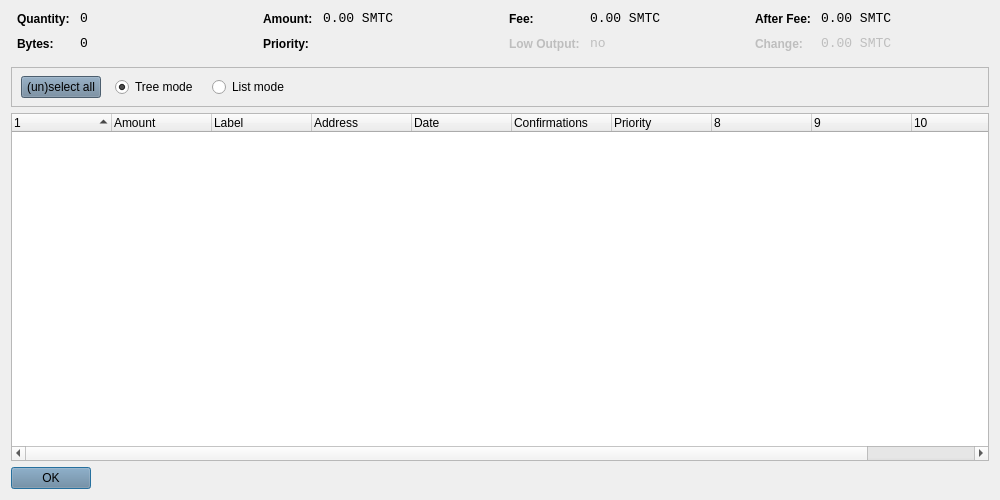
<?xml version="1.0" encoding="UTF-8"?>
<ui version="4.0">
 <class>CoinControlDialog</class>
 <widget class="QDialog" name="CoinControlDialog">
  <property name="geometry">
   <rect>
    <x>0</x>
    <y>0</y>
    <width>1000</width>
    <height>500</height>
   </rect>
  </property>
  <property name="windowTitle">
   <string>Coin Control</string>
  </property>
  <property name="styleSheet">
   <string notr="true">background-image: url(:/images/bkg);</string>
  </property>
  <layout class="QVBoxLayout" name="verticalLayout">
   <item>
    <layout class="QHBoxLayout" name="horizontalLayoutTop" stretch="0,0,0,0">
     <property name="topMargin">
      <number>0</number>
     </property>
     <property name="bottomMargin">
      <number>10</number>
     </property>
     <item>
      <layout class="QFormLayout" name="formLayoutCoinControl1">
       <property name="horizontalSpacing">
        <number>10</number>
       </property>
       <property name="verticalSpacing">
        <number>10</number>
       </property>
       <property name="leftMargin">
        <number>6</number>
       </property>
       <property name="rightMargin">
        <number>6</number>
       </property>
       <item row="0" column="0">
        <widget class="QLabel" name="labelCoinControlQuantityText">
         <property name="styleSheet">
          <string notr="true">font-weight:bold;</string>
         </property>
         <property name="text">
          <string>Quantity:</string>
         </property>
        </widget>
       </item>
       <item row="0" column="1">
        <widget class="QLabel" name="labelCoinControlQuantity">
         <property name="font">
          <font>
           <family>Monospace</family>
           <pointsize>10</pointsize>
          </font>
         </property>
         <property name="cursor">
          <cursorShape>IBeamCursor</cursorShape>
         </property>
         <property name="contextMenuPolicy">
          <enum>Qt::ActionsContextMenu</enum>
         </property>
         <property name="styleSheet">
          <string notr="true">background-image: url(:/images/bgbfree);</string>
         </property>
         <property name="text">
          <string notr="true">0</string>
         </property>
         <property name="textInteractionFlags">
          <set>Qt::LinksAccessibleByMouse|Qt::TextSelectableByKeyboard|Qt::TextSelectableByMouse</set>
         </property>
        </widget>
       </item>
       <item row="1" column="0">
        <widget class="QLabel" name="labelCoinControlBytesText">
         <property name="styleSheet">
          <string notr="true">font-weight:bold;background-image: url(:/images/bgbfree);</string>
         </property>
         <property name="text">
          <string>Bytes:</string>
         </property>
        </widget>
       </item>
       <item row="1" column="1">
        <widget class="QLabel" name="labelCoinControlBytes">
         <property name="font">
          <font>
           <family>Monospace</family>
           <pointsize>10</pointsize>
          </font>
         </property>
         <property name="cursor">
          <cursorShape>IBeamCursor</cursorShape>
         </property>
         <property name="contextMenuPolicy">
          <enum>Qt::ActionsContextMenu</enum>
         </property>
         <property name="styleSheet">
          <string notr="true">background-image: url(:/images/bgbfree);</string>
         </property>
         <property name="text">
          <string notr="true">0</string>
         </property>
         <property name="textInteractionFlags">
          <set>Qt::LinksAccessibleByMouse|Qt::TextSelectableByKeyboard|Qt::TextSelectableByMouse</set>
         </property>
        </widget>
       </item>
      </layout>
     </item>
     <item>
      <layout class="QFormLayout" name="formLayoutCoinControl2">
       <property name="horizontalSpacing">
        <number>10</number>
       </property>
       <property name="verticalSpacing">
        <number>10</number>
       </property>
       <property name="leftMargin">
        <number>6</number>
       </property>
       <property name="rightMargin">
        <number>6</number>
       </property>
       <item row="0" column="0">
        <widget class="QLabel" name="labelCoinControlAmountText">
         <property name="styleSheet">
          <string notr="true">font-weight:bold;background-image: url(:/images/bgbfree);</string>
         </property>
         <property name="text">
          <string>Amount:</string>
         </property>
        </widget>
       </item>
       <item row="0" column="1">
        <widget class="QLabel" name="labelCoinControlAmount">
         <property name="font">
          <font>
           <family>Monospace</family>
           <pointsize>10</pointsize>
          </font>
         </property>
         <property name="cursor">
          <cursorShape>IBeamCursor</cursorShape>
         </property>
         <property name="contextMenuPolicy">
          <enum>Qt::ActionsContextMenu</enum>
         </property>
         <property name="styleSheet">
          <string notr="true">background-image: url(:/images/bgbfree);</string>
         </property>
         <property name="text">
          <string notr="true">0.00 SMTC</string>
         </property>
         <property name="textInteractionFlags">
          <set>Qt::LinksAccessibleByMouse|Qt::TextSelectableByKeyboard|Qt::TextSelectableByMouse</set>
         </property>
        </widget>
       </item>
       <item row="1" column="0">
        <widget class="QLabel" name="labelCoinControlPriorityText">
         <property name="styleSheet">
          <string notr="true">font-weight:bold;background-image: url(:/images/bgbfree);</string>
         </property>
         <property name="text">
          <string>Priority:</string>
         </property>
        </widget>
       </item>
       <item row="1" column="1">
        <widget class="QLabel" name="labelCoinControlPriority">
         <property name="font">
          <font>
           <family>Monospace</family>
           <pointsize>10</pointsize>
          </font>
         </property>
         <property name="cursor">
          <cursorShape>IBeamCursor</cursorShape>
         </property>
         <property name="contextMenuPolicy">
          <enum>Qt::ActionsContextMenu</enum>
         </property>
         <property name="styleSheet">
          <string notr="true">background-image: url(:/images/bgbfree);</string>
         </property>
         <property name="text">
          <string/>
         </property>
         <property name="textInteractionFlags">
          <set>Qt::LinksAccessibleByMouse|Qt::TextSelectableByKeyboard|Qt::TextSelectableByMouse</set>
         </property>
        </widget>
       </item>
      </layout>
     </item>
     <item>
      <layout class="QFormLayout" name="formLayoutCoinControl3">
       <property name="horizontalSpacing">
        <number>10</number>
       </property>
       <property name="verticalSpacing">
        <number>10</number>
       </property>
       <property name="leftMargin">
        <number>6</number>
       </property>
       <property name="rightMargin">
        <number>6</number>
       </property>
       <item row="0" column="0">
        <widget class="QLabel" name="labelCoinControlFeeText">
         <property name="styleSheet">
          <string notr="true">font-weight:bold;</string>
         </property>
         <property name="text">
          <string>Fee:</string>
         </property>
        </widget>
       </item>
       <item row="0" column="1">
        <widget class="QLabel" name="labelCoinControlFee">
         <property name="font">
          <font>
           <family>Monospace</family>
           <pointsize>10</pointsize>
          </font>
         </property>
         <property name="cursor">
          <cursorShape>IBeamCursor</cursorShape>
         </property>
         <property name="contextMenuPolicy">
          <enum>Qt::ActionsContextMenu</enum>
         </property>
         <property name="styleSheet">
          <string notr="true">background-image: url(:/images/bgbfree);</string>
         </property>
         <property name="text">
          <string notr="true">0.00 SMTC</string>
         </property>
         <property name="textInteractionFlags">
          <set>Qt::LinksAccessibleByMouse|Qt::TextSelectableByKeyboard|Qt::TextSelectableByMouse</set>
         </property>
        </widget>
       </item>
       <item row="1" column="0">
        <widget class="QLabel" name="labelCoinControlLowOutputText">
         <property name="enabled">
          <bool>false</bool>
         </property>
         <property name="styleSheet">
          <string notr="true">font-weight:bold;background-image: url(:/images/bgbfree);</string>
         </property>
         <property name="text">
          <string>Low Output:</string>
         </property>
        </widget>
       </item>
       <item row="1" column="1">
        <widget class="QLabel" name="labelCoinControlLowOutput">
         <property name="enabled">
          <bool>false</bool>
         </property>
         <property name="font">
          <font>
           <family>Monospace</family>
           <pointsize>10</pointsize>
          </font>
         </property>
         <property name="cursor">
          <cursorShape>IBeamCursor</cursorShape>
         </property>
         <property name="contextMenuPolicy">
          <enum>Qt::ActionsContextMenu</enum>
         </property>
         <property name="styleSheet">
          <string notr="true">background-image: url(:/images/bgbfree);</string>
         </property>
         <property name="text">
          <string notr="true">no</string>
         </property>
         <property name="textInteractionFlags">
          <set>Qt::LinksAccessibleByMouse|Qt::TextSelectableByKeyboard|Qt::TextSelectableByMouse</set>
         </property>
        </widget>
       </item>
      </layout>
     </item>
     <item>
      <layout class="QFormLayout" name="formLayoutCoinControl4">
       <property name="horizontalSpacing">
        <number>10</number>
       </property>
       <property name="verticalSpacing">
        <number>10</number>
       </property>
       <property name="leftMargin">
        <number>6</number>
       </property>
       <property name="rightMargin">
        <number>6</number>
       </property>
       <item row="0" column="0">
        <widget class="QLabel" name="labelCoinControlAfterFeeText">
         <property name="styleSheet">
          <string notr="true">font-weight:bold;background-image: url(:/images/bgbfree);</string>
         </property>
         <property name="text">
          <string>After Fee:</string>
         </property>
        </widget>
       </item>
       <item row="0" column="1">
        <widget class="QLabel" name="labelCoinControlAfterFee">
         <property name="font">
          <font>
           <family>Monospace</family>
           <pointsize>10</pointsize>
          </font>
         </property>
         <property name="cursor">
          <cursorShape>IBeamCursor</cursorShape>
         </property>
         <property name="contextMenuPolicy">
          <enum>Qt::ActionsContextMenu</enum>
         </property>
         <property name="styleSheet">
          <string notr="true">background-image: url(:/images/bgbfree);</string>
         </property>
         <property name="text">
          <string notr="true">0.00 SMTC</string>
         </property>
         <property name="textInteractionFlags">
          <set>Qt::LinksAccessibleByMouse|Qt::TextSelectableByKeyboard|Qt::TextSelectableByMouse</set>
         </property>
        </widget>
       </item>
       <item row="1" column="0">
        <widget class="QLabel" name="labelCoinControlChangeText">
         <property name="enabled">
          <bool>false</bool>
         </property>
         <property name="styleSheet">
          <string notr="true">font-weight:bold;background-image: url(:/images/bgbfree);</string>
         </property>
         <property name="text">
          <string>Change:</string>
         </property>
        </widget>
       </item>
       <item row="1" column="1">
        <widget class="QLabel" name="labelCoinControlChange">
         <property name="enabled">
          <bool>false</bool>
         </property>
         <property name="font">
          <font>
           <family>Monospace</family>
           <pointsize>10</pointsize>
          </font>
         </property>
         <property name="cursor">
          <cursorShape>IBeamCursor</cursorShape>
         </property>
         <property name="contextMenuPolicy">
          <enum>Qt::ActionsContextMenu</enum>
         </property>
         <property name="styleSheet">
          <string notr="true">background-image: url(:/images/bgbfree);</string>
         </property>
         <property name="text">
          <string notr="true">0.00 SMTC</string>
         </property>
         <property name="textInteractionFlags">
          <set>Qt::LinksAccessibleByMouse|Qt::TextSelectableByKeyboard|Qt::TextSelectableByMouse</set>
         </property>
        </widget>
       </item>
      </layout>
     </item>
    </layout>
   </item>
   <item>
    <widget class="QFrame" name="frame">
     <property name="minimumSize">
      <size>
       <width>0</width>
       <height>40</height>
      </size>
     </property>
     <property name="styleSheet">
      <string notr="true">background-image: url(:/images/bgbfree);</string>
     </property>
     <property name="frameShape">
      <enum>QFrame::StyledPanel</enum>
     </property>
     <property name="frameShadow">
      <enum>QFrame::Sunken</enum>
     </property>
     <widget class="QWidget" name="horizontalLayoutWidget">
      <property name="geometry">
       <rect>
        <x>10</x>
        <y>0</y>
        <width>781</width>
        <height>41</height>
       </rect>
      </property>
      <layout class="QHBoxLayout" name="horizontalLayoutPanel" stretch="0,0,0,0">
       <property name="spacing">
        <number>14</number>
       </property>
       <item>
        <widget class="QPushButton" name="pushButtonSelectAll">
         <property name="sizePolicy">
          <sizepolicy hsizetype="Maximum" vsizetype="Fixed">
           <horstretch>0</horstretch>
           <verstretch>0</verstretch>
          </sizepolicy>
         </property>
         <property name="styleSheet">
          <string notr="true">background-color: rgb(106, 131, 154);background-image: url(:/images/bgbfree);</string>
         </property>
         <property name="text">
          <string>(un)select all</string>
         </property>
        </widget>
       </item>
       <item>
        <widget class="QRadioButton" name="radioTreeMode">
         <property name="sizePolicy">
          <sizepolicy hsizetype="Maximum" vsizetype="Fixed">
           <horstretch>0</horstretch>
           <verstretch>0</verstretch>
          </sizepolicy>
         </property>
         <property name="styleSheet">
          <string notr="true">background-image: url(:/images/bgbfree);</string>
         </property>
         <property name="text">
          <string>Tree mode</string>
         </property>
         <property name="checked">
          <bool>true</bool>
         </property>
        </widget>
       </item>
       <item>
        <widget class="QRadioButton" name="radioListMode">
         <property name="sizePolicy">
          <sizepolicy hsizetype="Maximum" vsizetype="Fixed">
           <horstretch>0</horstretch>
           <verstretch>0</verstretch>
          </sizepolicy>
         </property>
         <property name="styleSheet">
          <string notr="true">background-image: url(:/images/bgbfree);</string>
         </property>
         <property name="text">
          <string>List mode</string>
         </property>
        </widget>
       </item>
       <item>
        <spacer name="horizontalSpacer">
         <property name="orientation">
          <enum>Qt::Horizontal</enum>
         </property>
         <property name="sizeHint" stdset="0">
          <size>
           <width>40</width>
           <height>20</height>
          </size>
         </property>
        </spacer>
       </item>
      </layout>
     </widget>
    </widget>
   </item>
   <item>
    <widget class="CoinControlTreeWidget" name="treeWidget">
     <property name="contextMenuPolicy">
      <enum>Qt::CustomContextMenu</enum>
     </property>
     <property name="styleSheet">
      <string notr="true">background-image: url(:/images/bgbfree);</string>
     </property>
     <property name="sortingEnabled">
      <bool>false</bool>
     </property>
     <property name="columnCount">
      <number>11</number>
     </property>
     <attribute name="headerShowSortIndicator" stdset="0">
      <bool>true</bool>
     </attribute>
     <attribute name="headerStretchLastSection">
      <bool>false</bool>
     </attribute>
     <column>
      <property name="text">
       <string/>
      </property>
     </column>
     <column>
      <property name="text">
       <string>Amount</string>
      </property>
      <property name="background">
       <color alpha="0">
        <red>106</red>
        <green>131</green>
        <blue>154</blue>
       </color>
      </property>
      <property name="foreground">
       <brush brushstyle="NoBrush">
        <color alpha="255">
         <red>106</red>
         <green>131</green>
         <blue>154</blue>
        </color>
       </brush>
      </property>
     </column>
     <column>
      <property name="text">
       <string>Label</string>
      </property>
      <property name="background">
       <color>
        <red>38</red>
        <green>58</green>
        <blue>131</blue>
       </color>
      </property>
      <property name="foreground">
       <brush brushstyle="NoBrush">
        <color alpha="255">
         <red>0</red>
         <green>0</green>
         <blue>0</blue>
        </color>
       </brush>
      </property>
     </column>
     <column>
      <property name="text">
       <string>Address</string>
      </property>
      <property name="background">
       <color>
        <red>38</red>
        <green>58</green>
        <blue>131</blue>
       </color>
      </property>
      <property name="foreground">
       <brush brushstyle="NoBrush">
        <color alpha="255">
         <red>0</red>
         <green>0</green>
         <blue>0</blue>
        </color>
       </brush>
      </property>
     </column>
     <column>
      <property name="text">
       <string>Date</string>
      </property>
      <property name="background">
       <color>
        <red>38</red>
        <green>58</green>
        <blue>131</blue>
       </color>
      </property>
      <property name="foreground">
       <brush brushstyle="NoBrush">
        <color alpha="255">
         <red>0</red>
         <green>0</green>
         <blue>0</blue>
        </color>
       </brush>
      </property>
     </column>
     <column>
      <property name="text">
       <string>Confirmations</string>
      </property>
      <property name="toolTip">
       <string>Confirmed</string>
      </property>
      <property name="background">
       <color>
        <red>38</red>
        <green>58</green>
        <blue>131</blue>
       </color>
      </property>
      <property name="foreground">
       <brush brushstyle="NoBrush">
        <color alpha="255">
         <red>0</red>
         <green>0</green>
         <blue>0</blue>
        </color>
       </brush>
      </property>
     </column>
     <column>
      <property name="text">
       <string>Priority</string>
      </property>
      <property name="background">
       <color>
        <red>38</red>
        <green>58</green>
        <blue>131</blue>
       </color>
      </property>
      <property name="foreground">
       <brush brushstyle="NoBrush">
        <color alpha="255">
         <red>0</red>
         <green>0</green>
         <blue>0</blue>
        </color>
       </brush>
      </property>
     </column>
     <column>
      <property name="text">
       <string/>
      </property>
     </column>
     <column>
      <property name="text">
       <string/>
      </property>
     </column>
     <column>
      <property name="text">
       <string/>
      </property>
     </column>
     <column>
      <property name="text">
       <string/>
      </property>
     </column>
    </widget>
   </item>
   <item>
    <widget class="QDialogButtonBox" name="buttonBox">
     <property name="sizePolicy">
      <sizepolicy hsizetype="Maximum" vsizetype="Fixed">
       <horstretch>0</horstretch>
       <verstretch>0</verstretch>
      </sizepolicy>
     </property>
     <property name="styleSheet">
      <string notr="true">background-color: rgb(106, 131, 154);background-image: url(:/images/bgbfree);</string>
     </property>
     <property name="orientation">
      <enum>Qt::Horizontal</enum>
     </property>
     <property name="standardButtons">
      <set>QDialogButtonBox::Ok</set>
     </property>
    </widget>
   </item>
  </layout>
 </widget>
 <customwidgets>
  <customwidget>
   <class>CoinControlTreeWidget</class>
   <extends>QTreeWidget</extends>
   <header>coincontroltreewidget.h</header>
  </customwidget>
 </customwidgets>
 <resources/>
 <connections/>
</ui>
